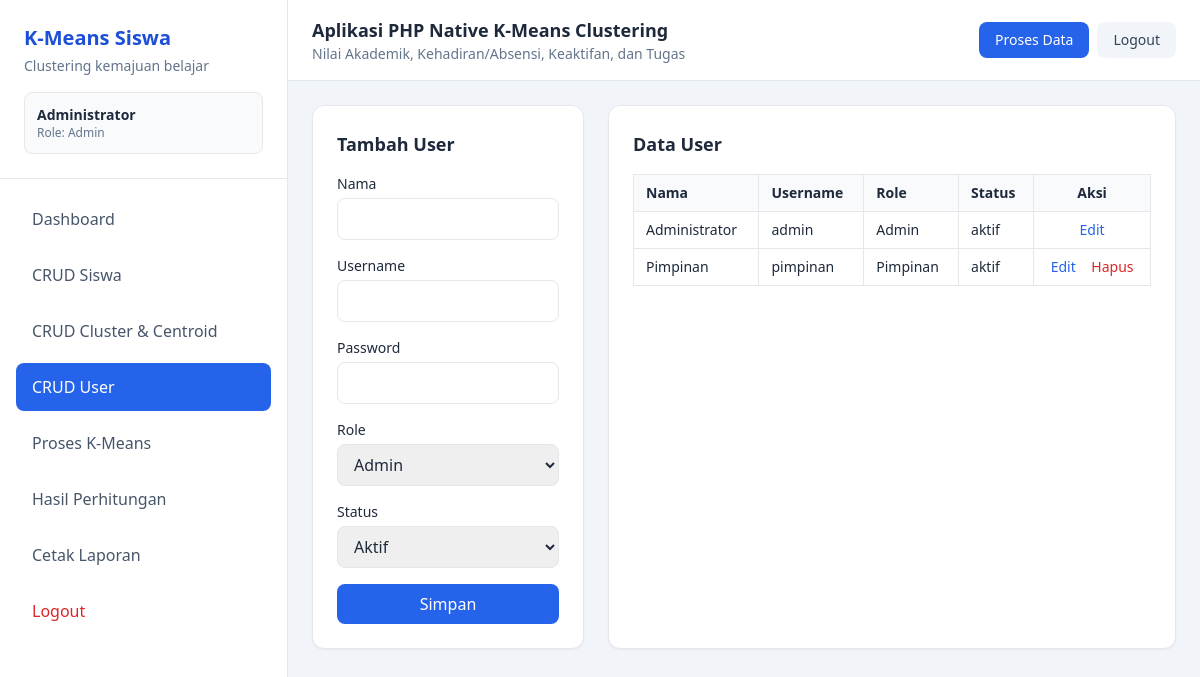
The app's page /index.php?page=users (signed in) with its own data.
### tables this page shows
CREATE TABLE users (
    id INT AUTO_INCREMENT PRIMARY KEY,
    nama VARCHAR(100) NOT NULL,
    username VARCHAR(50) NOT NULL UNIQUE,
    password VARCHAR(255) NOT NULL,
    role ENUM('admin','pimpinan') NOT NULL DEFAULT 'pimpinan',
    status ENUM('aktif','nonaktif') NOT NULL DEFAULT 'aktif',
    created_at TIMESTAMP DEFAULT CURRENT_TIMESTAMP,
    updated_at TIMESTAMP DEFAULT CURRENT_TIMESTAMP ON UPDATE CURRENT_TIMESTAMP
);

### index.php (called while the page is built, shortened)
<?php
require_once __DIR__ . '/includes/auth.php';
$page = $_GET['page'] ?? (is_logged_in() ? 'dashboard' : 'login');
require_once __DIR__ . '/includes/header.php';
require_once __DIR__ . "/pages/{$page}.php";
require_once __DIR__ . '/includes/footer.php';

### includes/functions.php (called while the page is built, shortened)
<?php
function e($value) {
    return htmlspecialchars((string)$value, ENT_QUOTES, 'UTF-8');
}

### includes/auth.php (called while the page is built, shortened)
<?php
function current_user(): ?array
{
    return $_SESSION['user'] ?? null;
}

### pages/users.php (the view, shortened to what this page needs)
<?php
$edit = null;
$users = $pdo->query("SELECT id, nama, username, role, status, created_at FROM users ORDER BY id ASC")->fetchAll();
?>
<div class="grid grid-cols-1 lg:grid-cols-3 gap-6">
    <div class="bg-white border rounded-xl shadow-sm p-6">
        <h3 class="text-lg font-bold mb-4"><?= $edit ? 'Edit User' : 'Tambah User' ?></h3>
        <form method="post" action="actions/save_user.php" class="space-y-4">
            <div>
                <label class="block text-sm font-medium mb-1">Nama</label>
                <input type="text" name="nama" value="<?= e($edit['nama'] ?? '') ?>" required class="w-full border rounded-lg px-3 py-2">
            </div>
            <div>
                <label class="block text-sm font-medium mb-1">Username</label>
                <input type="text" name="username" value="<?= e($edit['username'] ?? '') ?>" required class="w-full border rounded-lg px-3 py-2">
            </div>
            <div>
                <label class="block text-sm font-medium mb-1">Password <?= $edit ? '<span class="text-xs text-slate-500">kosongkan jika tidak diubah</span>' : '' ?></label>
                <input type="password" name="password" <?= $edit ? '' : 'required' ?> class="w-full border rounded-lg px-3 py-2">
            </div>
            <div>
                <label class="block text-sm font-medium mb-1">Role</label>
                <select name="role" required class="w-full border rounded-lg px-3 py-2">
                    <option value="admin" <?= (($edit['role'] ?? '') === 'admin') ? 'selected' : '' ?>>Admin</option>
                </select>
            </div>
            <div>
                <label class="block text-sm font-medium mb-1">Status</label>
                <select name="status" required class="w-full border rounded-lg px-3 py-2">
                    <option value="aktif" <?= (($edit['status'] ?? 'aktif') === 'aktif') ? 'selected' : '' ?>>Aktif</option>
                </select>
            </div>
            <button class="w-full bg-blue-600 text-white rounded-lg py-2 hover:bg-blue-700">Simpan</button>
        </form>
    </div>
    <div class="lg:col-span-2 bg-white border rounded-xl shadow-sm p-6">
        <h3 class="text-lg font-bold mb-4">Data User</h3>
        <div class="overflow-x-auto">
            <table class="w-full text-sm border">
                <thead class="bg-slate-50">
                    <tr>
                        <th class="border px-3 py-2 text-left">Nama</th>
                        <th class="border px-3 py-2 text-left">Username</th>
                        <th class="border px-3 py-2 text-left">Role</th>
                        <th class="border px-3 py-2 text-left">Status</th>
                        <th class="border px-3 py-2 text-center">Aksi</th>
                    </tr>
                </thead>
                <tbody>
                <?php foreach ($users as $row): ?>
                    <tr>
                        <td class="border px-3 py-2"><?= e($row['nama']) ?></td>
                        <td class="border px-3 py-2"><?= e($row['username']) ?></td>
                        <td class="border px-3 py-2 capitalize"><?= e($row['role']) ?></td>
                        <td class="border px-3 py-2"><?= e($row['status']) ?></td>
                        <td class="border px-3 py-2 text-center whitespace-nowrap">
                            <a href="index.php?page=users&edit=<?= e($row['id']) ?>" class="text-blue-600 hover:underline">Edit</a>
                            <?php if ((int)$row['id'] !== (int)(current_user()['id'] ?? 0)): ?>
                                <a href="actions/delete_user.php?id=<?= e($row['id']) ?>" onclick="return confirm('Hapus user ini?')" class="text-red-600 hover:underline ml-3">Hapus</a>
                            <?php endif; ?>
                        </td>
                    </tr>
                <?php endforeach; ?>
                </tbody>
            </table>
        </div>
    </div>
</div>

### records on screen
users: nama "Administrator", username "admin", role "Admin", status "aktif"
users: nama "Pimpinan", username "pimpinan", role "Pimpinan", status "aktif"

### other values on screen
$user['nama'] "Administrator"
$user['role'] "Admin"
